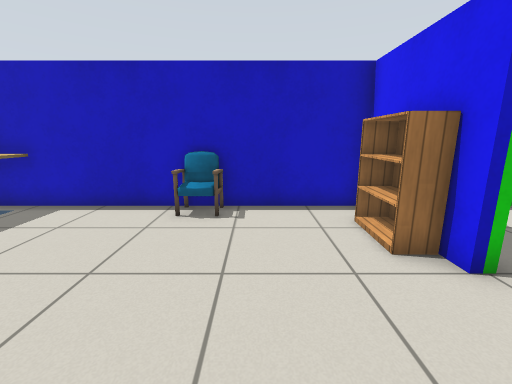
view 1 (above)

14 first-person views from a walk through a Gazebo world. The camera is 1 m above the floor, tilts 12° down and sees 90° across. Floor lines are 1 m apart. The floor is counted in squares, 0.5 m on a side. Each view is taken from the middle of a square. On the plan, view 1 faces up. The plan holds only what a view shows up to about 16 squares ahead; the rest is blank. The robots in the file are not drawn. Simple patterns stand in for the simulator's built-in surfaces. Simple shapes stand in for some stock models.

view 2
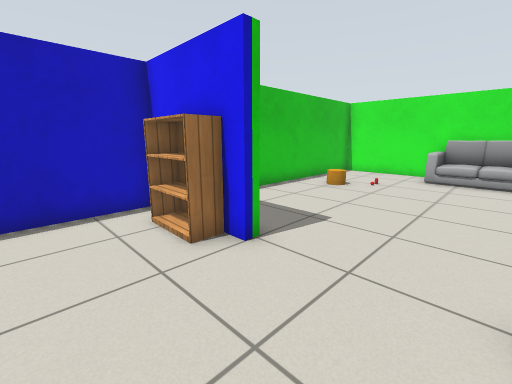

view 3
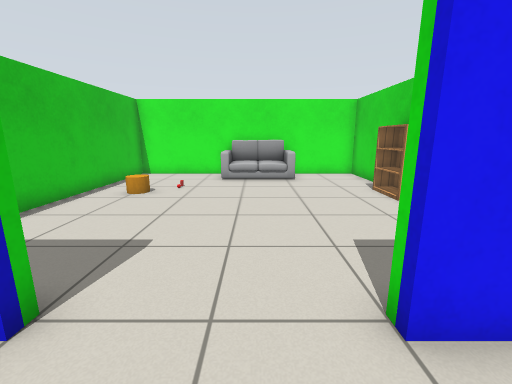

view 4
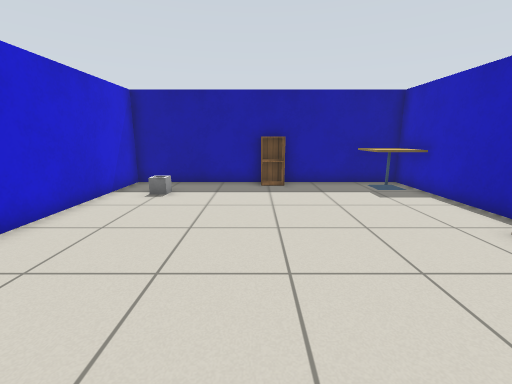

view 5
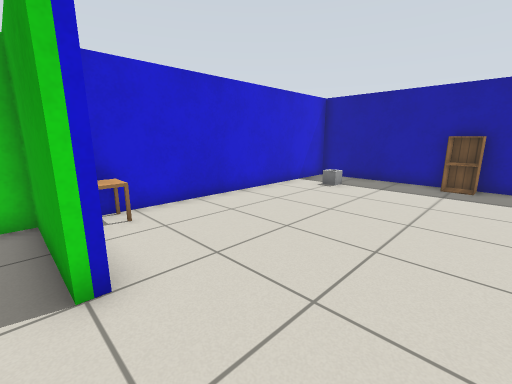

view 6
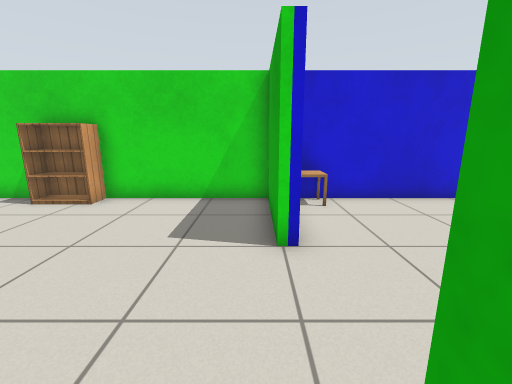

view 7
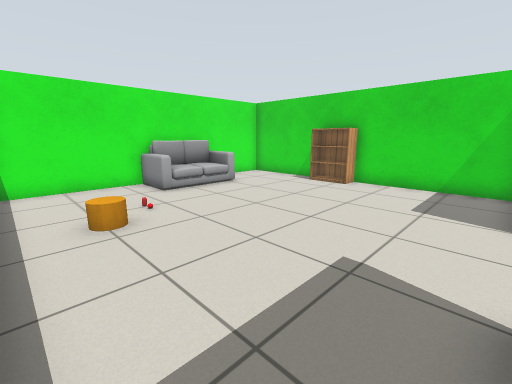

view 8
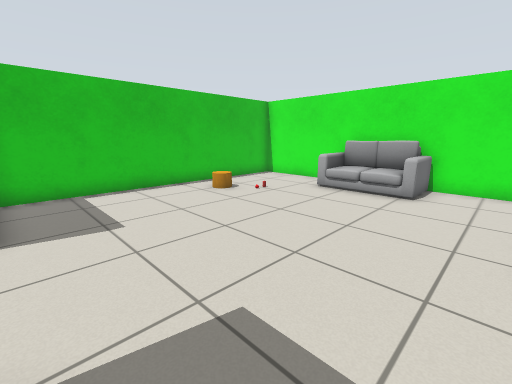

view 9
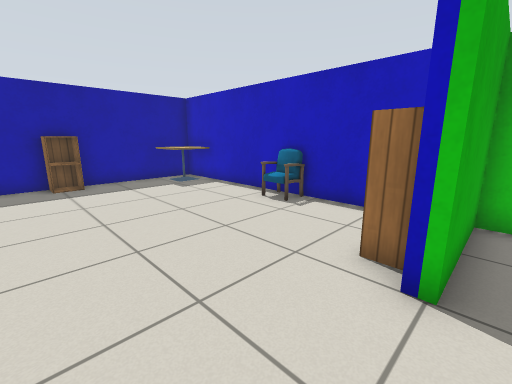

view 10
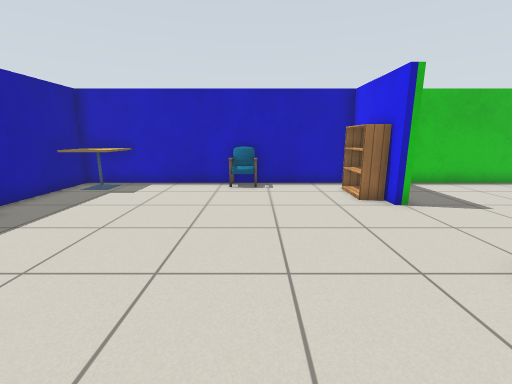

view 11
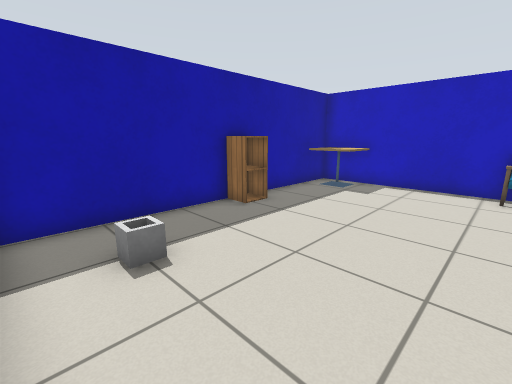

view 12
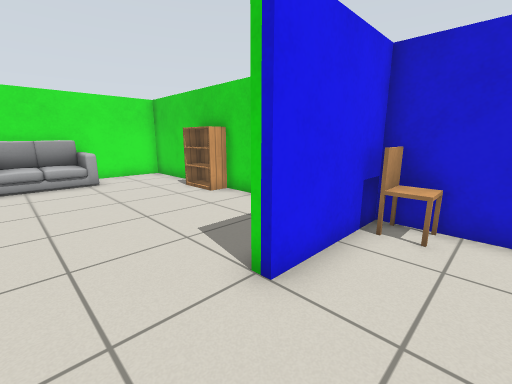

view 13
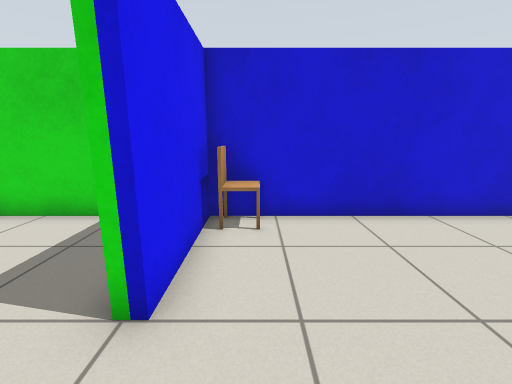

view 14
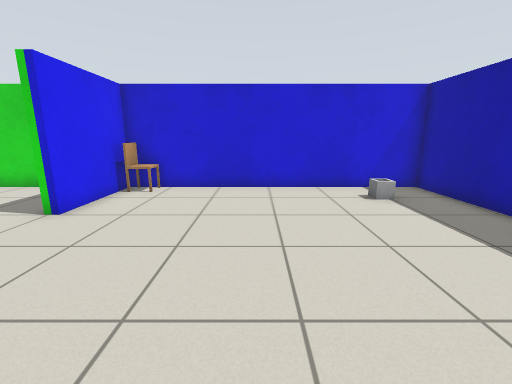

### Floor plan
Points are (right, up) in squares from view 1. A wall is a line through its corners. A room is listed if a view was taken in it or the views show most of it. See-through windows are left out.
Room 1 (views 1, 2, 3, 4, 5, 6, 7, 8, 9, 10, 11, 12, 13, 14)
walls: (3.6, 3.5) (3.2, 3.5) (3.2, 7.4) (-8.6, 7.4) (-8.6, -4.4) (3.2, -4.4) (3.2, -0.5) (3.6, -0.5) (3.6, -4.4) (15.4, -4.4) (15.4, 7.4) (3.6, 7.4) (3.6, 3.5)
objects: cabinet (-8, 1) to (-8, 2); cafe table (-8, 6) to (-7, 7); bin (-6, -3) to (-6, -2); chair (-2, 7) to (-1, 7); chair (2, -4); bookshelf (3, 5); bookshelf (9, -4) to (11, -4); orange cylinder (10, 5) to (11, 6); other object (11, 4); other object (12, 4); sofa (13, -1) to (15, 2)

Positions as (right, up) in squares from view 1, and headings:
1: (0, 0), facing up
2: (0, 0), facing up-right
3: (1, 1), facing right
4: (3, 1), facing left
5: (4, 3), facing down-left
6: (4, 4), facing down
7: (4, 7), facing down-right
8: (4, -3), facing up-right
9: (4, 0), facing up-left
10: (-1, -4), facing up
11: (-2, -4), facing up-left
12: (1, 2), facing down-right
13: (2, 2), facing down
14: (-2, 6), facing down
